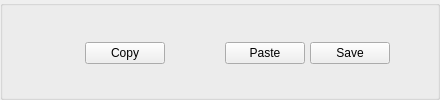
                            <widget class="QGroupBox" name="groupBox_3">
                             <property name="title">
                              <string/>
                             </property>
                             <layout class="QVBoxLayout" name="verticalLayout_19">
                              <property name="spacing">
                               <number>2</number>
                              </property>
                              <property name="leftMargin">
                               <number>2</number>
                              </property>
                              <property name="topMargin">
                               <number>2</number>
                              </property>
                              <property name="rightMargin">
                               <number>2</number>
                              </property>
                              <property name="bottomMargin">
                               <number>2</number>
                              </property>
                              <item>
                               <layout class="QHBoxLayout" name="horizontalLayout_52">
                                <property name="spacing">
                                 <number>5</number>
                                </property>
                                <property name="leftMargin">
                                 <number>5</number>
                                </property>
                                <property name="topMargin">
                                 <number>2</number>
                                </property>
                                <property name="rightMargin">
                                 <number>5</number>
                                </property>
                                <property name="bottomMargin">
                                 <number>2</number>
                                </property>
                               </layout>
                              </item>
                              <item>
                               <layout class="QHBoxLayout" name="horizontalLayout_51">
                                <property name="spacing">
                                 <number>5</number>
                                </property>
                                <property name="leftMargin">
                                 <number>5</number>
                                </property>
                                <property name="topMargin">
                                 <number>2</number>
                                </property>
                                <property name="rightMargin">
                                 <number>5</number>
                                </property>
                                <property name="bottomMargin">
                                 <number>2</number>
                                </property>
                                <item>
                                 <widget class="QLabel" name="label_33">
                                  <property name="sizePolicy">
                                   <sizepolicy hsizetype="Minimum" vsizetype="Preferred">
                                    <horstretch>0</horstretch>
                                    <verstretch>0</verstretch>
                                   </sizepolicy>
                                  </property>
                                  <property name="minimumSize">
                                   <size>
                                    <width>70</width>
                                    <height>0</height>
                                   </size>
                                  </property>
                                  <property name="text">
                                   <string/>
                                  </property>
                                 </widget>
                                </item>
                                <item>
                                 <widget class="QPushButton" name="btn_copy_fit_model">
                                  <property name="toolTip">
                                   <string>Copy current fit parameters (range, baseline, peaks) of selected spectrum to Clipboard</string>
                                  </property>
                                  <property name="text">
                                   <string>Copy</string>
                                  </property>
                                  <property name="icon">
                                   <iconset resource="resources.qrc">
                                    <normaloff>:/icons/resources/icons/copy.png</normaloff>:/icons/resources/icons/copy.png</iconset>
                                  </property>
                                 </widget>
                                </item>
                                <item>
                                 <widget class="QLabel" name="lbl_copied_fit_model">
                                  <property name="sizePolicy">
                                   <sizepolicy hsizetype="Minimum" vsizetype="Preferred">
                                    <horstretch>0</horstretch>
                                    <verstretch>0</verstretch>
                                   </sizepolicy>
                                  </property>
                                  <property name="minimumSize">
                                   <size>
                                    <width>50</width>
                                    <height>0</height>
                                   </size>
                                  </property>
                                  <property name="text">
                                   <string/>
                                  </property>
                                 </widget>
                                </item>
                                <item>
                                 <widget class="QPushButton" name="btn_paste_fit_model">
                                  <property name="toolTip">
                                   <string>Paste the copied fit model to the selected spectrum(s).
 Hold 'Ctrl' and press 'Paste' button to paste fit model to all spectra, including spectra within different wafers</string>
                                  </property>
                                  <property name="text">
                                   <string>Paste</string>
                                  </property>
                                  <property name="icon">
                                   <iconset resource="resources.qrc">
                                    <normaloff>:/icons/resources/icons/paste10.png</normaloff>:/icons/resources/icons/paste10.png</iconset>
                                  </property>
                                 </widget>
                                </item>
                                <item>
                                 <widget class="QPushButton" name="save_model">
                                  <property name="toolTip">
                                   <string>Save the fit model as a JSON file</string>
                                  </property>
                                  <property name="text">
                                   <string>Save</string>
                                  </property>
                                  <property name="icon">
                                   <iconset resource="resources.qrc">
                                    <normaloff>:/icons/resources/icons/save11.png</normaloff>:/icons/resources/icons/save11.png</iconset>
                                  </property>
                                 </widget>
                                </item>
                                <item>
                                 <spacer name="horizontalSpacer_17">
                                  <property name="orientation">
                                   <enum>Qt::Horizontal</enum>
                                  </property>
                                  <property name="sizeHint" stdset="0">
                                   <size>
                                    <width>40</width>
                                    <height>20</height>
                                   </size>
                                  </property>
                                 </spacer>
                                </item>
                               </layout>
                              </item>
                             </layout>
                            </widget>
